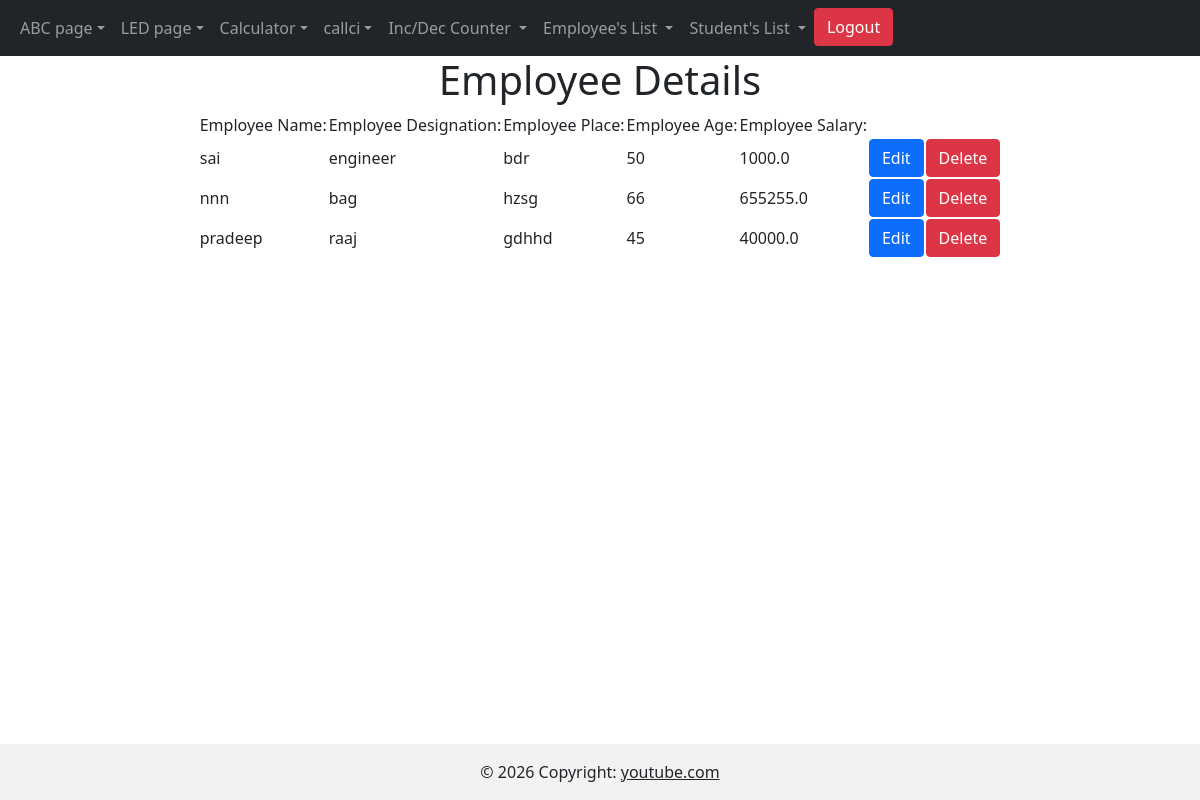
The page /Employee_view/ on the database its author committed.
### basics/models.py (models this page shows)
class Employee_Table(models.Model):
    EMP_name = models.CharField(max_length=500)
    EMP_DES= models.CharField(max_length=500)
    EMP_place = models.CharField(max_length=500)
    EMP_age = models.IntegerField()
    EMP_salary = models.FloatField()

### basics/views.py (the view)
# urls.py: path("Employee_view/",Employee_view, name="Employee_view"),
def Employee_view(request):
    getEmployee=Employee_Table.objects.all()
    return render(request,"Employee_view.html",context={"getEmployee":getEmployee})

### basics/templates/Employee_view.html (shortened to what this page needs)
{% extends 'index.html' %}
{% block content %}
<head>
</head>
<body>
   <form method="POST">
    <center>
        <h1>Employee Details</h1>
        <table>
            <tr>
                <td>
                    Employee Name:
                </td>
                <td>
                    Employee Designation:
                </td>
                <td>
                    Employee Place:
                </td>
                <td>
                    Employee Age:
                </td>
                <td>
                    Employee Salary:
                </td>
            </tr>
            {% for Employee in getEmployee %}
            <tr>
                <td>
                    {{Employee.EMP_name}}
                </td>
                <td>
                    {{Employee.EMP_DES}}
                </td>
                <td>
                    {{Employee.EMP_place}}
                </td>
                <td>
                    {{Employee.EMP_age}}
                </td>
                <td>
                    {{Employee.EMP_salary}}
                </td>
                <td>
                    <a href="/Employee_update/{{Employee.id}}" class="btn btn-primary">Edit</a>
                </td>
                <td>
                    <a href="/Employee_delete/{{Employee.id}}" class="btn btn-danger">Delete</a>
                </td>
            </tr>
            {% endfor %}
        </table>
    </center>
</body>
{% endblock %}

### rows shown on the page
Employee_Table: EMP_name "sai", EMP_DES "engineer", EMP_place "bdr", EMP_age "50", EMP_salary "1000.0"
Employee_Table: EMP_name "nnn", EMP_DES "bag", EMP_place "hzsg", EMP_age "66", EMP_salary "655255.0"
Employee_Table: EMP_name "pradeep", EMP_DES "raaj", EMP_place "gdhhd", EMP_age "45", EMP_salary "40000.0"
